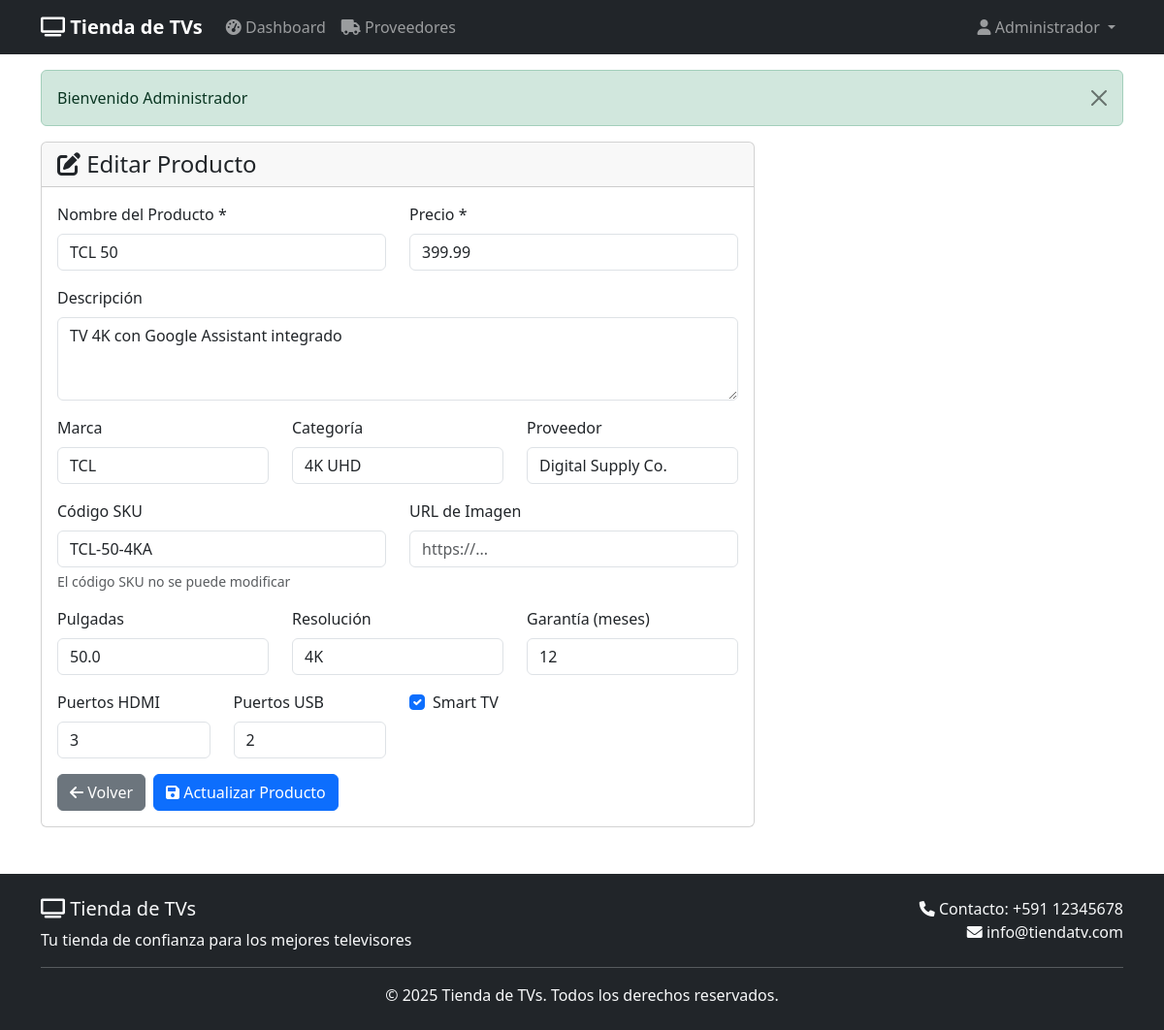
The page /?c=ProductosController&a=editar&id=4 (signed in) on the database its author committed.
### tables this page shows
CREATE TABLE producto (
  id_producto INT AUTO_INCREMENT PRIMARY KEY,
  nombre VARCHAR(120) NOT NULL,
  descripcion TEXT,
  precio DECIMAL(10,2) NOT NULL,
  id_marca INT,
  id_categoria INT,
  id_proveedor INT,
  codigo_sku VARCHAR(40) NULL,
  imagen_url VARCHAR(255),
   
  pulgadas DECIMAL(4,1),
  resolucion ENUM('HD', 'FULL HD', '4K', '8K'),
  smart_tv BOOLEAN DEFAULT FALSE,
  hdmi_puertos INT DEFAULT 2,
  usb_puertos INT DEFAULT 1,
  garantia_meses INT DEFAULT 12,
  estado TINYINT(1) DEFAULT 1,
  CONSTRAINT fk_producto_marca FOREIGN KEY (id_marca) REFERENCES marca(id_marca),
  CONSTRAINT fk_producto_categoria FOREIGN KEY (id_categoria) REFERENCES categoria(id_categoria),
  CONSTRAINT fk_producto_proveedor FOREIGN KEY (id_proveedor) REFERENCES proveedor(id_proveedor)
);

CREATE TABLE marca (
  id_marca INT AUTO_INCREMENT PRIMARY KEY,
  nombre_marca VARCHAR(50) UNIQUE NOT NULL
);

CREATE TABLE categoria (
  id_categoria INT AUTO_INCREMENT PRIMARY KEY,
  nombre_categoria VARCHAR(50) UNIQUE NOT NULL
);

CREATE TABLE proveedor (
  id_proveedor INT AUTO_INCREMENT PRIMARY KEY,
  nombre VARCHAR(100) NOT NULL,
  telefono VARCHAR(20),
  direccion VARCHAR(150),
  correo VARCHAR(100)
);

### core/Conectar.php (called while the page is built, shortened)
<?php
class Conectar
{
    private $driver = "mysql";
    private $host = "127.0.0.1";
    private $port = "3306";
    private $user = "root";
    private $pass = "12345";
    private $database = "bd_televisor";
    public function conexionPDO()
    {
        $pdo = null;
        if ($this->driver == "mysql" || $this->driver == null) {
            try {
                $pdo = new PDO(
                    'mysql:host=' . $this->host . ';port=' . $this->port . ';dbname=' . $this->database . '',
                    $this->user,
                    $this->pass,
                    array(PDO::MYSQL_ATTR_INIT_COMMAND => "SET NAMES utf8")
                );
                $pdo->setAttribute(PDO::ATTR_ERRMODE, PDO::ERRMODE_EXCEPTION);
            } catch (\PDOException $e) {
                throw new \PDOException($e->getMessage(), (int) $e->getCode());
            }
        }
        return $pdo;
    }
}

### models/ProductoModel.php (called while the page is built, shortened)
<?php
require_once ROOT_CORE . '/Model.php';
class ProductoModel extends Model
{
    protected $table = 'producto';
    public function getById($id)
    {
        $sql = "SELECT p.*, m.nombre_marca, c.nombre_categoria, pr.nombre as nombre_proveedor
            FROM {$this->table} p
            LEFT JOIN marca m ON p.id_marca = m.id_marca
            LEFT JOIN categoria c ON p.id_categoria = c.id_categoria
            LEFT JOIN proveedor pr ON p.id_proveedor = pr.id_proveedor
            WHERE p.id_producto = ? AND p.estado = 1";
        $stmt = $this->executeQuery($sql, [$id]);
        return $stmt ? $stmt->fetch(PDO::FETCH_ASSOC) : false;
    }
}

### core/Model.php (called while the page is built, shortened)
<?php
require_once 'Conectar.php';
class Model {
    protected $db;
    public function __construct() {
        $conectar = new Conectar();
        $this->db = $conectar->conexionPDO();
    }
    protected function executeQuery($sql, $params = []) {
        try {
            $stmt = $this->db->prepare($sql);
            $stmt->execute($params);
            return $stmt;
        } catch (PDOException $e) {
            error_log("Error en consulta: " . $e->getMessage());
            return false;
        }
    }
}
?>

### models/MarcaModel.php (called while the page is built, shortened)
<?php
require_once ROOT_CORE . '/Model.php';
class MarcaModel extends Model
{
    protected $table = 'marca';
    public function getAll()
    {
        $sql = "SELECT * FROM {$this->table} ORDER BY nombre_marca";
        $stmt = $this->executeQuery($sql);
        return $stmt ? $stmt->fetchAll(PDO::FETCH_ASSOC) : [];
    }
}

### models/CategoriaModel.php (called while the page is built, shortened)
<?php
require_once ROOT_CORE . '/Model.php';
class CategoriaModel extends Model
{
    protected $table = 'categoria';
    public function getAll()
    {
        $sql = "SELECT * FROM {$this->table} ORDER BY nombre_categoria";
        $stmt = $this->executeQuery($sql);
        return $stmt ? $stmt->fetchAll(PDO::FETCH_ASSOC) : [];
    }
}

### models/ProveedorModel.php (called while the page is built, shortened)
<?php
require_once ROOT_CORE . '/Model.php';
class ProveedorModel extends Model
{
    protected $table = 'proveedor';
    public function getAll()
    {
        $sql = "SELECT * FROM {$this->table}";
        $stmt = $this->executeQuery($sql);
        return $stmt ? $stmt->fetchAll(PDO::FETCH_ASSOC) : [];
    }
}

### views/admin/productos/editar.php (the view, shortened to what this page needs)
<?php
include __DIR__ . '/../../layouts/header.php';
?>
<div class="row">
    <div class="col-md-8">
        <div class="card">
            <div class="card-header">
                <h4 class="card-title mb-0">
                    <i class="fas fa-edit"></i> Editar Producto
                </h4>
            </div>
            <div class="card-body">
                <form action="<?php echo HTTP_BASE; ?>/?c=ProductosController&a=editar&id=<?php echo $producto['id_producto']; ?>" method="POST">
                    <div class="row">
                        <div class="col-md-6">
                            <div class="mb-3">
                                <label for="nombre" class="form-label">Nombre del Producto *</label>
                                <input type="text" class="form-control" id="nombre" name="nombre"
                                    value="<?php echo $producto['nombre']; ?>" required>
                            </div>
                        </div>
                        <div class="col-md-6">
                            <div class="mb-3">
                                <label for="precio" class="form-label">Precio *</label>
                                <input type="number" step="0.01" class="form-control" id="precio" name="precio"
                                    value="<?php echo $producto['precio']; ?>" required>
                            </div>
                        </div>
                    </div>
                    <div class="mb-3">
                        <label for="descripcion" class="form-label">Descripción</label>
                        <textarea class="form-control" id="descripcion" name="descripcion" rows="3"><?php echo $producto['descripcion']; ?></textarea>
                    </div>
                    <div class="row">
                        <div class="col-md-4">
                            <div class="mb-3">
                                <label for="id_marca" class="form-label">Marca</label>
                                <select class="form-control" id="id_marca" name="id_marca">
                                    <?php foreach ($marcas as $marca): ?>
                                        <option value="<?php echo $marca['id_marca']; ?>"
                                            <?php echo $marca['id_marca'] == $producto['id_marca'] ? 'selected' : ''; ?>>
                                            <?php echo $marca['nombre_marca']; ?>
                                        </option>
                                    <?php endforeach; ?>
                                </select>
                            </div>
                        </div>
                        <div class="col-md-4">
                            <div class="mb-3">
                                <label for="id_categoria" class="form-label">Categoría</label>
                                <select class="form-control" id="id_categoria" name="id_categoria">
                                    <?php foreach ($categorias as $categoria): ?>
                                        <option value="<?php echo $categoria['id_categoria']; ?>"
                                            <?php echo $categoria['id_categoria'] == $producto['id_categoria'] ? 'selected' : ''; ?>>
                                            <?php echo $categoria['nombre_categoria']; ?>
                                        </option>
                                    <?php endforeach; ?>
                                </select>
                            </div>
                        </div>
                        <div class="col-md-4">
                            <div class="mb-3">
                                <label for="id_proveedor" class="form-label">Proveedor</label>
                                <select class="form-control" id="id_proveedor" name="id_proveedor">
                                    <?php foreach ($proveedores as $proveedor): ?>
                                        <option value="<?php echo $proveedor['id_proveedor']; ?>"
                                            <?php echo $proveedor['id_proveedor'] == $producto['id_proveedor'] ? 'selected' : ''; ?>>
                                            <?php echo $proveedor['nombre']; ?>
                                        </option>
                                    <?php endforeach; ?>
                                </select>
                            </div>
                        </div>
                    </div>
                    <div class="row">
                        <div class="col-md-6">
                            <div class="mb-3">
                                <label for="codigo_sku" class="form-label">Código SKU</label>
                                <input type="text" class="form-control" id="codigo_sku" name="codigo_sku"
                                    value="<?php echo $producto['codigo_sku']; ?>" readonly>
                                <div class="form-text">El código SKU no se puede modificar</div>
                            </div>
                        </div>
                        <div class="col-md-6">
                            <div class="mb-3">
                                <label for="imagen_url" class="form-label">URL de Imagen</label>
                                <input type="url" class="form-control" id="imagen_url" name="imagen_url"
                                    value="<?php echo $producto['imagen_url']; ?>" placeholder="https://...">
                            </div>
                        </div>
                    </div>
                    <div class="row">
                        <div class="col-md-4">
                            <div class="mb-3">
                                <label for="pulgadas" class="form-label">Pulgadas</label>
                                <input type="number" class="form-control" id="pulgadas" name="pulgadas"
                                    value="<?php echo $producto['pulgadas']; ?>">
                            </div>
                        </div>
                        <div class="col-md-4">
                            <div class="mb-3">
                                <label for="resolucion" class="form-label">Resolución</label>
                                <select class="form-control" id="resolucion" name="resolucion" required>
                                    <option value="4K" <?php echo $producto['resolucion'] == '4K' ? 'selected' : ''; ?>>4K</option>
                                </select>
                            </div>
                        </div>
                        <div class="col-md-4">
                            <div class="mb-3">
                                <label for="garantia_meses" class="form-label">Garantía (meses)</label>
                                <input type="number" class="form-control" id="garantia_meses" name="garantia_meses"
                                    value="<?php echo $producto['garantia_meses']; ?>">
                            </div>
                        </div>
                    </div>
                    <div class="row">
                        <div class="col-md-3">
                            <div class="mb-3">
                                <label for="hdmi_puertos" class="form-label">Puertos HDMI</label>
                                <input type="number" class="form-control" id="hdmi_puertos" name="hdmi_puertos"
                                    value="<?php echo $producto['hdmi_puertos']; ?>">
                            </div>
                        </div>
                        <div class="col-md-3">
                            <div class="mb-3">
                                <label for="usb_puertos" class="form-label">Puertos USB</label>
                                <input type="number" class="form-control" id="usb_puertos" name="usb_puertos"
                                    value="<?php echo $producto['usb_puertos']; ?>">
                            </div>
                        </div>
                        <div class="col-md-6">
                            <div class="mb-3 form-check">
                                <input type="checkbox" class="form-check-input" id="smart_tv" name="smart_tv" value="1"
                                    <?php echo $producto['smart_tv'] ? 'checked' : ''; ?>>
                                <label class="form-check-label" for="smart_tv">Smart TV</label>
                            </div>
                        </div>
                    </div>
                    <div class="d-flex gap-2">
                        <a href="<?php echo HTTP_BASE; ?>/?c=ProductosController&a=index" class="btn btn-secondary">
                            <i class="fas fa-arrow-left"></i> Volver
                        </a>
                        <button type="submit" class="btn btn-primary">
                            <i class="fas fa-save"></i> Actualizar Producto
                        </button>
                    </div>
                </form>
            </div>
        </div>
    </div>
</div>
<?php include __DIR__ . '/../../layouts/footer.php'; ?>

### views/layouts/header.php (style rules this page uses)
body { margin: 0; padding: 0; }

### rows shown on the page
producto: precio "399.99", descripcion "TV 4K con Google Assistant integrado", id_marca "TCL", id_categoria "4K UHD", id_proveedor "Digital Supply Co.", codigo_sku "TCL-50-4KA", pulgadas "50.0", resolucion "4K", garantia_meses "12", hdmi_puertos "3", usb_puertos "2", smart_tv "☑"

### other values the page prints
$_SESSION['usuario']['nombre'] "Administrador"
$_SESSION['success'] "Bienvenido Administrador"
